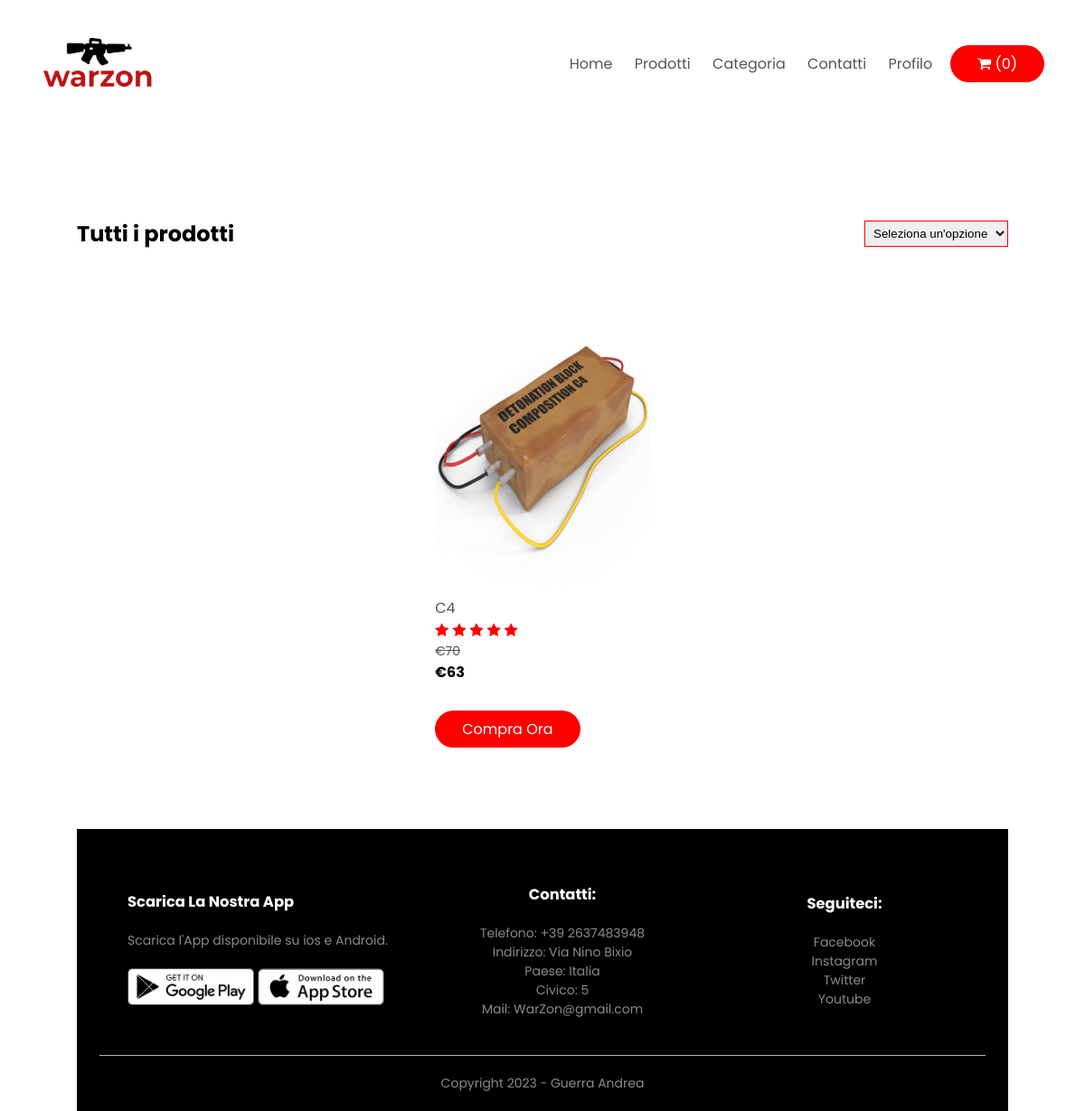
The app's page /ecommerce/prodotti.php?filter=C4 with its own data.
### tables this page shows
CREATE TABLE `articoli` (
  `Id` int(11) NOT NULL,
  `Titolo` varchar(254) NOT NULL,
  `Descrizione` text NOT NULL,
  `Venditore` varchar(254) NOT NULL,
  `Condizione` enum('New','Usage') NOT NULL,
  `Prezzo` float NOT NULL,
  `Sconto` int(3) NOT NULL DEFAULT 0,
  `Pezzi` int(11) NOT NULL,
  `IdCategoria` int(11) NOT NULL
);

### ecommerce/prodotti.php (the view, shortened to what this page needs)
<!DOCTYPE html>
<html class="no-js" lang="en">
<head>
   <link rel="stylesheet" href="css/style.css">
   <link rel="stylesheet" href="https://stackpath.bootstrapcdn.com/font-awesome/4.7.0/css/font-awesome.min.css">
</head>
<body>
   <div class="container">
   <div class="navbar">
      <div class="logo">
         <img src="logo2.png" width="125px">
      </div>
      <nav>
         <ul id="MenuItems">
            <li><a href="index.php">Home</a></li>
            <li><a href="prodotti.php">Prodotti</a></li>
            <li class="dropdown">
            <a href="#">Categoria</a>
            <?php
            include("connectionDBEcommerce.php");
         ?>
         </li>
            <li><a href="#contatti">Contatti</a></li>
            <li class="dropdown">
            <?php
                            if (isset($_SESSION["Username"])) {
                                echo "<a href='#' class='nav-link dropdown-toggle' data-toggle='dropdown'>" . $_SESSION["Username"] . "</a>
                                <div class='dropdown-menu'>
                                    <a href='my-account.php' class='dropdown-item userDropdown'>My Account</a>
                                    <a href='index.php?msg=Logout successfully!&type=danger' class='dropdown-item userDropdown'>Logout</a>
                                </div>";
                            } else {
                                echo "<a href='#' class='nav-link dropdown-toggle' data-toggle='dropdown'>Profilo</a>
                                <div class='dropdown-menu'>
                                    <a href='account.php' class='dropdown-item userDropdown'>Login</a>
                                    <a href='account.php' class='dropdown-item userDropdown'>Register</a>
                                </div>";
                            }
                            ?>
                           </li>
         </ul>
      </nav>
      <a href="carrello.php" class="btn cart">
                            <i class="fa fa-shopping-cart"></i>
                            <?php
                            if (isset($_SESSION["IDCarrello"])) {
                                $sql = "SELECT COUNT(*) FROM contenuto JOIN carrello
                                ON contenuto.IdCarrello = carrello.Id
                                WHERE carrello.Id = '" . $_SESSION["IDCarrello"] . "'";
                                $result = $conn->query($sql);
                                $row = $result->fetch_assoc();
                                $n = $row["COUNT(*)"];
                            } else
                                $n = 0;
                            echo "<span>(" . $n . ")</span>"
                            ?>
                        </a>
</div>
</div>
   <div class="small-container">
     <div class="row row-2">
        <h2>Tutti i prodotti</h2>
        <select onchange="location = this.value;">
        <option value="">Seleziona un'opzione</option>
    </select>
     </div>
      <div class="row">
            <?php
         $sql = "SELECT articoli.Titolo, articoli.Id, Prezzo, Sconto, Pezzi FROM articoli ";
         if (isset($_GET["filter"])) {
            switch ($_GET["filter"]) {
                default:
                    $sql .= "WHERE Titolo LIKE '%" . $_GET["filter"] . "%'";
                    break;
            }
         }
          if (isset($_GET["p"]))
                            $pag = $_GET["p"];
                        else
                            $pag = 1;
         $numProdPerPagina = 8;
         $offset = ($numProdPerPagina * $pag) - $numProdPerPagina;
         $sql .= " LIMIT $numProdPerPagina OFFSET $offset";
         $result = $conn->query($sql);
         if ($result->num_rows > 0) {
             while ($row = $result->fetch_assoc()) {
                 echo "<div class='col-4'>
                 <a href='dettagliProdotto.php?id=" . $row["Id"] . "&q=1'>
                 <img src='img/prodotto-" . $row["Id"] . ".jpg' alt='Product Image'>
             </a>
                                     <a href='#'>" . $row["Titolo"] . "</a>
                                     <div class='rating'>
                                         <i class='fa fa-star'></i>
                                         <i class='fa fa-star'></i>
                                         <i class='fa fa-star'></i>
                                         <i class='fa fa-star'></i>
                                         <i class='fa fa-star'></i>
                                     </div>";
                                     if ($row["Sconto"] != 0)
                                     echo "<p><s>€" . $row["Prezzo"] . "</s></p><b> €" . round($row["Prezzo"] * (100 - $row["Sconto"]) / 100, 2) . "</b><br>";
                                     else
                                         echo "<p>€" . $row["Prezzo"] . "</p><br>";
                                     if ($row["Pezzi"] > 0)
                                         echo "<a class='btn' href='checkout.php?id=" . $row["Id"] . "'>Compra Ora</a>";
                                     else
                                         echo "<a class='btn soldout'>Sold Out</a>";
                                     echo "</div>";
             }
         }
         ?>
     </div>
<section id="contatti">
   <div class="fine">
      <div class="container">
         <div class="row">
            <div class="fine-col-1">
               <h3>Scarica La Nostra App</h3>
               <p>Scarica l'App disponibile su ios e Android.</p>
               <div class="app-logo">
                  <img src="img/play-store.png">
                  <img src="img/app-store.png">
               </div>
            </div>
            <div class="fine-col-3">
               <h3>Contatti:</h3>
               <ul>
                  <li>Telefono: +39 2637483948</li>
                  <li>Indirizzo: Via Nino Bixio</li>
                  <li>Paese: Italia</li>
                  <li>Civico: 5</li>
                  <li>Mail: WarZon@gmail.com</li>
               </ul>
            </div>
            <div class="fine-col-4">
               <h3>Seguiteci:</h3>
               <ul>
                  <li>Facebook</li>
                  <li>Instagram</li>
                  <li>Twitter</li>
                  <li>Youtube</li>
               </ul>
            </div>
         </div>
         <hr>
         <p class="copyright">Copyright 2023 - Guerra Andrea</p>
      </div>
</div>
      </section>
</body>

### ecommerce/css/style.css (style rules this page uses)
* { margin: 0; padding: 0; box-sizing: border-box; }
body { font-family: 'Poppins',sans-serif; }
nav ul li.dropdown { position: relative; }
.navbar { display: flex; align-items: center; padding: 20px; }
nav { flex: 1; text-align: right; }
nav ul { display: inline-block; list-style-type: none; }
nav ul li { display: inline-block; margin-right: 20px; }
a { text-decoration: none; color: #555; }
p { color: #555; }
.container { max-width: 1300px; margin: auto; padding-left: 25px; padding-right: 25px; }
.row { display: flex; align-items: center; flex-wrap: wrap; justify-content: space-around; }
.btn { display: inline-block; background: #ff0000; color: #fff; padding: 8px 30px; margin: 30px 0; border-radius: 30px; transition: background 0.5s; }
.small-container { max-width: 1080px; margin: auto; padding-left: 25px; padding-right: 25px; }
.col-4 { flex-basis: 25%; padding: 10px; min-width: 200px; margin-bottom: 50px; transition: transform 0.5s; }
.col-4 img { width: 100%; }
.col-4 p { font-size: 14px; }
.rating .fa { color: #ff0000; }
.fine { background: #000; color: #8a8a8a; font-size: 14px; padding: 60px 0 20px; }
.fine p { color: #8a8a8a; }
.fine h3 { color: #fff; margin-bottom: 20px; }
.fine-col-1,.fine-col-2,.fine-col-3,.fine-col-4 { min-width: 250px; margin-bottom: 20px; }
.fine-col-1 { flex-basis: 30%; }
.fine-col-3,.fine-col-4 { flex-basis: 12%; text-align: center; }
ul { list-style-type: none; }
.app-logo { margin-top: 20px; }
.app-logo img { width: 140px; }
.fine hr { border: none; background: #b5b5b5; height: 1px; margin: 20px 0; }
.copyright { text-align: center; }
.row-2 { justify-content: space-between; margin: 100px auto 50px; }
select { border: 1px solid #ff0000; padding: 5px; }

### records on screen
articoli: Titolo "C4", Prezzo "70", $row["Prezzo"] * (100 - $row["Sconto"]) / 100 "63"

### other values on screen
$n "0"
